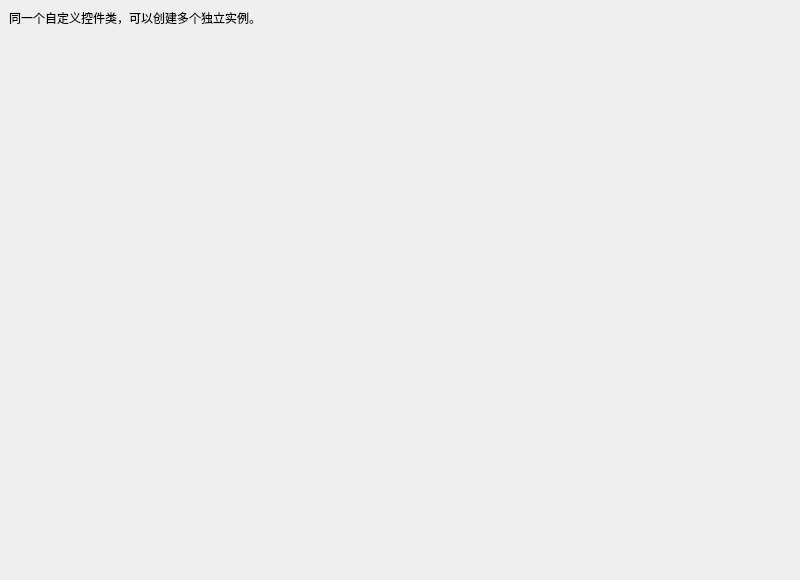
<?xml version="1.0" encoding="UTF-8"?>
<ui version="4.0">
 <class>MainWindow</class>
 <widget class="QMainWindow" name="MainWindow">
  <property name="geometry">
   <rect>
    <x>0</x>
    <y>0</y>
    <width>800</width>
    <height>580</height>
   </rect>
  </property>
  <property name="windowTitle">
   <string>9.3 组合控件与 Designer 提升</string>
  </property>
  <widget class="QWidget" name="centralwidget">
   <layout class="QVBoxLayout" name="verticalLayout">
    <item>
     <widget class="QLabel" name="hintLabel">
      <property name="text">
       <string>同一个自定义控件类，可以创建多个独立实例。</string>
      </property>
     </widget>
    </item>
    <item>
     <widget class="SmallWidget" name="first" />
    </item>
    <item>
     <widget class="SmallWidget" name="second" />
    </item>
    <item>
     <spacer name="verticalSpacer">
      <property name="orientation">
       <enum>Qt::Vertical</enum>
      </property>
      <property name="sizeHint" stdset="0">
       <size>
        <width>20</width>
        <height>40</height>
       </size>
      </property>
     </spacer>
    </item>
   </layout>
  </widget>
 </widget>
 <customwidgets>
  <customwidget>
   <class>SmallWidget</class>
   <extends>QWidget</extends>
   <header>smallwidget.h</header>
   <container>1</container>
  </customwidget>
 </customwidgets>
 <resources />
 <connections />
</ui>
